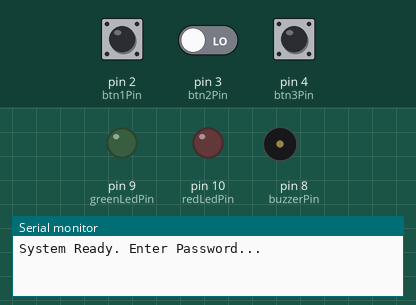
Simulated run of this sketch. Board: Arduino Uno, built with avr-gcc and run on an emulated ATmega328P. Shown: output pins drawn as LEDs (lit = HIGH), buzzer (waves = sounding), the last lines printed to the serial monitor. The inputs (shaded band) are chosen by the test bench; at power-on: pin 2 (btn1Pin) LOW, pin 3 (btn2Pin) LOW, pin 4 (btn3Pin) LOW.

Above: at 1.2 s.
1.3 s: pin 2 (btn1Pin) pulled HIGH for 0.15 s
At 2.6 s:
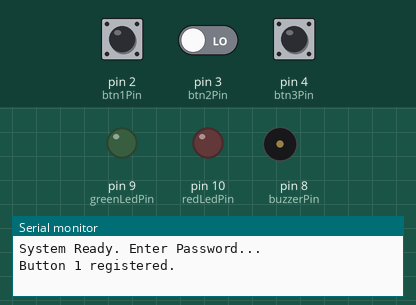
2.9 s: pin 2 (btn1Pin) driven HIGH and pin 3 (btn2Pin) driven HIGH
At 3.19 s:
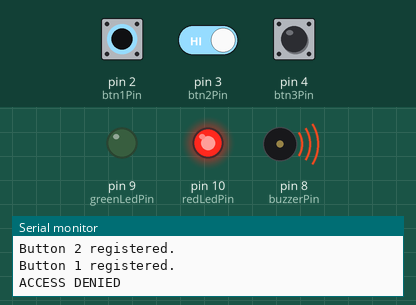
At 4.2 s:
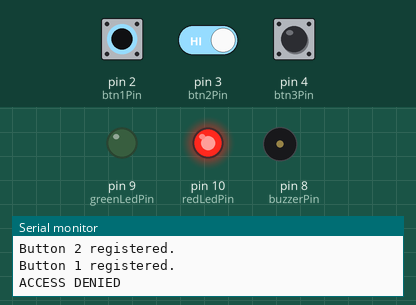
Timing chart, 0 to 5.9 s (numbered marks = the images above; inputs shaded):
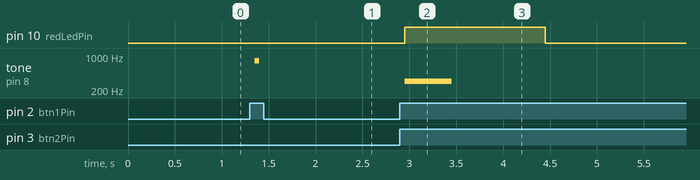

The sketch:

sketch.ino
```cpp
// Pin Definitions
const int btn1Pin = 2;
const int btn2Pin = 3;
const int btn3Pin = 4;
const int buzzerPin = 8;
const int greenLedPin = 9;
const int redLedPin = 10;

// Password Configuration (Button 2 -> Button 1 -> Button 3)
const int password[3] = {2, 1, 3};
int inputSequence[3];
int currentIndex = 0;

// Debounce Tracking Arrays
const unsigned long debounceDelay = 50;
int buttonState[11] = {LOW, LOW, LOW, LOW, LOW, LOW, LOW, LOW, LOW, LOW, LOW};
int lastButtonState[11] = {LOW, LOW, LOW, LOW, LOW, LOW, LOW, LOW, LOW, LOW, LOW};
unsigned long lastDebounceTime[11] = {0, 0, 0, 0, 0, 0, 0, 0, 0, 0, 0};

void setup()
{
    Serial.begin(9600);

    pinMode(btn1Pin, INPUT);
    pinMode(btn2Pin, INPUT);
    pinMode(btn3Pin, INPUT);

    pinMode(buzzerPin, OUTPUT);
    pinMode(greenLedPin, OUTPUT);
    pinMode(redLedPin, OUTPUT);

    noTone(buzzerPin);
    Serial.println("System Ready. Enter Password...");
}

void loop()
{
    checkButton(btn1Pin, 1);
    checkButton(btn2Pin, 2);
    checkButton(btn3Pin, 3);
}

void checkButton(int pin, int buttonNumber)
{
    int reading = digitalRead(pin);

    if (reading != lastButtonState[pin])
    {
        lastDebounceTime[pin] = millis();
    }

    if ((millis() - lastDebounceTime[pin]) > debounceDelay)
    {
        if (reading != buttonState[pin])
        {
            buttonState[pin] = reading;

            if (buttonState[pin] == HIGH)
            {
                inputSequence[currentIndex] = buttonNumber;
                currentIndex++;

                Serial.print("Button ");
                Serial.print(buttonNumber);
                Serial.println(" registered.");

                tone(buzzerPin, 800, 50); // Short click sound for feedback

                if (currentIndex == 3)
                {
                    verifyPassword();
                }
            }
        }
    }
    lastButtonState[pin] = reading;
}

void verifyPassword()
{
    bool correct = true;
    for (int i = 0; i < 3; i++)
    {
        if (inputSequence[i] != password[i])
        {
            correct = false;
            break;
        }
    }

    if (correct)
    {
        Serial.println("ACCESS GRANTED");
        digitalWrite(greenLedPin, HIGH);
        tone(buzzerPin, 1200, 500);
        delay(1500);
        digitalWrite(greenLedPin, LOW);
    }
    else
    {
        Serial.println("ACCESS DENIED");
        digitalWrite(redLedPin, HIGH);
        tone(buzzerPin, 300, 500);
        delay(1500);
        digitalWrite(redLedPin, LOW);
    }

    resetSystem();
}

void resetSystem()
{
    currentIndex = 0;
    Serial.println("-------------------------");
    Serial.println("System Ready. Enter Password...");
}
```

Measured:
- after the input at 1.3 s, tone on pin 8 (buzzerPin): silent → 800 Hz after 0.05 s, → silent 0.05 s later
- after the input at 2.9 s, pin 10 (redLedPin): LOW → HIGH after 0.05 s, → LOW 1.5 s later; tone on pin 8 (buzzerPin): silent → 300 Hz after 0.05 s, → silent 0.50 s later
